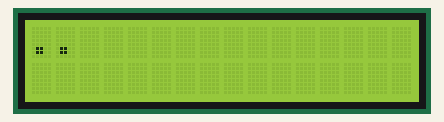
Recording of a sketch running on a simulated Arduino Uno, built with avr-gcc and run on an emulated ATmega328P. Shown: 16×2 character LCD.

Above: at 1.0 s.
At 7.4 s:
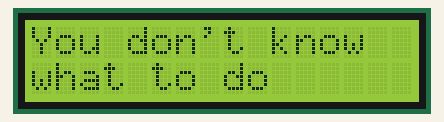
At 12.4 s:
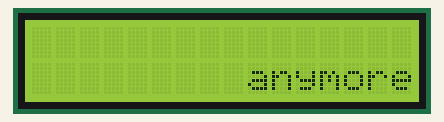
At 20.2 s:
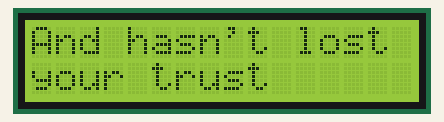
At 30.7 s:
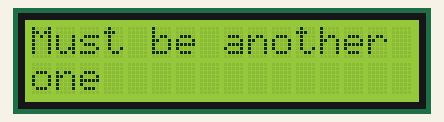
At 38.3 s:
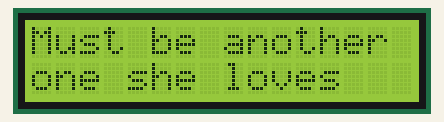

Measured:
- what the display in image 1 shows lasts 1.8 s, from 7.4 s to 9.2 s
- what the display in image 2 shows lasts 2.3 s, from 12.3 s to 14.6 s
- what the display in image 3 shows lasts 1.7 s, from 20.1 s to 21.8 s
- what the display in image 4 shows lasts 3.0 s, from 30.7 s to 33.7 s

The sketch:

another_one.ino
```cpp
#include <LiquidCrystal_I2C.h>

LiquidCrystal_I2C lcd(0x27, 16, 2);

void setup() {
  lcd.init();
  lcd.backlight();
  lcd.clear();

  lcd.print(".");
  delay(900);

  lcd.print(".");
  delay(850);

  lcd.print(".");
  delay(850);

  lcd.clear();

  lcd.print("Feeling");
  delay(940);
  lcd.print(" so");
  delay(800);
  lcd.setCursor(0, 1);
  lcd.print("confused,");
  delay(1260);

  lcd.clear();

  lcd.print("You");
  delay(600);
  lcd.print(" don't");
  delay(320);
  lcd.print(" know");
  delay(350);
  lcd.setCursor(0, 1);
  lcd.print("what");
  delay(200);
  lcd.print(" to");
  delay(200);
  lcd.print(" do");
  delay(1800);

  lcd.clear();

  lcd.print("Afraid");
  delay(500);
  lcd.print(" she");
  delay(500);
  lcd.print(" might");
  delay(400);
  lcd.setCursor(0, 1);
  lcd.print("not");
  delay(350);
  lcd.print(" love");
  delay(400);
  lcd.print(" you");
  delay(950);

  lcd.clear();

  lcd.setCursor(9, 1);
  lcd.print("anymore");
  delay(2300);
  lcd.clear();
  delay(1000);

  lcd.print("And");
  delay(500);
  lcd.print(" though");
  delay(500);
  lcd.print(" she");
  delay(300);
  lcd.setCursor(0, 1);
  lcd.print("says");
  delay(300);
  lcd.print(" she");
  delay(300);
  lcd.print(" does");
  delay(1100);

  lcd.clear();

  lcd.print("And");
  delay(500);
  lcd.print(" hasn't");
  delay(350);
  lcd.print(" lost");
  delay(300);
  lcd.setCursor(0, 1);
  lcd.print("your");
  delay(300);
  lcd.print(" trust");
  delay(1700);

  lcd.clear();

  lcd.print("Who");
  delay(500);
  lcd.print(" could");
  delay(500);
  lcd.print(" that");
  delay(300);
  lcd.setCursor(0, 1);
  lcd.print("be");
  delay(300);
  lcd.print(" knocking");
  delay(1200);

  lcd.clear();
  lcd.setCursor(0,1);

  lcd.print("at");
  delay(300);
  lcd.print(" her");
  delay(300);
  lcd.print(" door?");
  delay(2500);

  lcd.clear();
  delay(1000);

  lcd.print("Must");
  delay(600);
  lcd.print(" be");
  delay(900);
  lcd.print(" another");
  delay(400);
  lcd.setCursor(0, 1);
  lcd.print("one");
  delay(3000);

  lcd.clear();
  delay(1600);

  lcd.print("Must");
  delay(600);
  lcd.print(" be");
  delay(800);
  lcd.print(" another");
  delay(400);
  lcd.setCursor(0, 1);
  lcd.print("one");
  delay(600);
  lcd.print(" she");
  delay(500);
  lcd.print(" loves");
  delay(2000);

  lcd.clear();
  delay(1600);

  lcd.print("Must");
  delay(600);
  lcd.print(" be");
  delay(900);
  lcd.print(" another");
  delay(400);
  lcd.setCursor(0, 1);
  lcd.print("one");
  delay(3000);

  lcd.clear();
  delay(1600);

  lcd.print("Must");
  delay(600);
  lcd.print(" be");
  delay(800);
  lcd.print(" another");
  delay(400);
  lcd.setCursor(0, 1);
  lcd.print("one");
  delay(600);
  lcd.print(" she");
  delay(500);
  lcd.print(" loves");
  delay(3500);

  lcd.clear();

  lcd.print(":(");
  delay(400);
  lcd.clear();
  lcd.print(" :(");
  delay(400);
  lcd.clear();
  lcd.print("  :(");
  delay(400);
  lcd.clear();
  lcd.print("   :(");
  delay(400);
  lcd.clear();
  lcd.print("    :(");
  delay(400);
  lcd.clear();
  lcd.print("     :(");
  delay(400);
  lcd.clear();
  lcd.print("      :(");
  delay(400);
  lcd.clear();
  lcd.print("       :(");
  delay(400);
  lcd.clear();
  lcd.print("        :(");
  delay(400);
  lcd.clear();
  lcd.print("         :(");
  delay(400);
  lcd.clear();
  lcd.print("          :(");
  delay(400);
  lcd.clear();
  lcd.print("           :(");
  delay(400);
  lcd.clear();
  lcd.print("            :(");
  delay(400);
  lcd.clear();
  lcd.print("             :(");
  delay(400);
  lcd.clear();
  lcd.print("               :(");
  delay(400);
  lcd.clear();
  lcd.print("                :(");
  delay(400);
  lcd.clear();

}

void loop() {
}
```
